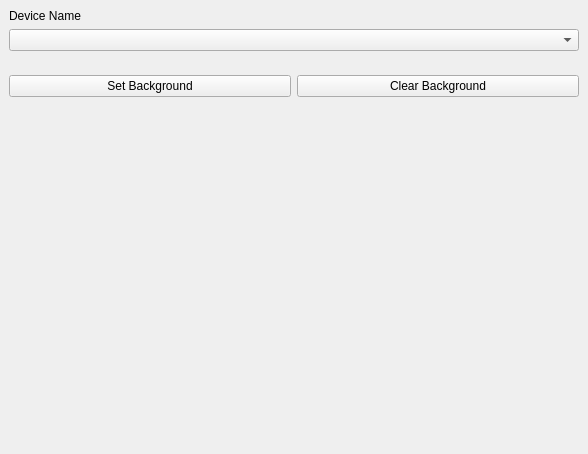
<?xml version="1.0" encoding="UTF-8"?>
<ui version="4.0">
 <class>MainWindow</class>
 <widget class="QMainWindow" name="MainWindow">
  <property name="geometry">
   <rect>
    <x>0</x>
    <y>0</y>
    <width>588</width>
    <height>454</height>
   </rect>
  </property>
  <property name="windowTitle">
   <string>MainWindow</string>
  </property>
  <widget class="QWidget" name="centralwidget">
   <property name="sizePolicy">
    <sizepolicy hsizetype="Expanding" vsizetype="Expanding">
     <horstretch>0</horstretch>
     <verstretch>0</verstretch>
    </sizepolicy>
   </property>
   <property name="baseSize">
    <size>
     <width>1000</width>
     <height>1000</height>
    </size>
   </property>
   <layout class="QGridLayout" name="gridLayout">
    <item row="0" column="0">
     <layout class="QVBoxLayout" name="verticalLayout_2">
      <item>
       <layout class="QVBoxLayout" name="verticalLayout_4">
        <item>
         <widget class="QLabel" name="label_2">
          <property name="text">
           <string>Device Name</string>
          </property>
         </widget>
        </item>
        <item>
         <widget class="QComboBox" name="comboBox">
          <property name="currentText">
           <string/>
          </property>
         </widget>
        </item>
        <item>
         <layout class="QVBoxLayout" name="verticalLayout_5">
          <item>
           <layout class="QVBoxLayout" name="verticalLayout_7">
            <item>
             <widget class="QWidget" name="widget" native="true">
              <property name="sizePolicy">
               <sizepolicy hsizetype="Preferred" vsizetype="Maximum">
                <horstretch>0</horstretch>
                <verstretch>0</verstretch>
               </sizepolicy>
              </property>
              <property name="minimumSize">
               <size>
                <width>0</width>
                <height>12</height>
               </size>
              </property>
              <property name="maximumSize">
               <size>
                <width>16777215</width>
                <height>12</height>
               </size>
              </property>
             </widget>
            </item>
            <item>
             <layout class="QHBoxLayout" name="horizontalLayout_4">
              <item>
               <widget class="QPushButton" name="set_background_button">
                <property name="text">
                 <string>Set Background</string>
                </property>
               </widget>
              </item>
              <item>
               <widget class="QPushButton" name="clear_background_button">
                <property name="text">
                 <string>Clear Background</string>
                </property>
               </widget>
              </item>
             </layout>
            </item>
           </layout>
          </item>
          <item>
           <widget class="QWidget" name="placeholderWidget" native="true">
            <property name="sizePolicy">
             <sizepolicy hsizetype="Expanding" vsizetype="Expanding">
              <horstretch>0</horstretch>
              <verstretch>0</verstretch>
             </sizepolicy>
            </property>
           </widget>
          </item>
         </layout>
        </item>
       </layout>
      </item>
     </layout>
    </item>
   </layout>
  </widget>
 </widget>
 <resources/>
 <connections/>
</ui>
